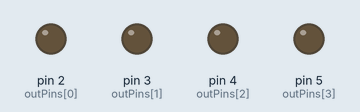
Simulated run of this sketch. Board: Arduino Uno, built with avr-gcc and run on an emulated ATmega328P. On the bench: output pins drawn as LEDs (lit = HIGH).

Above: at 1.0 s.
At 2.5 s:
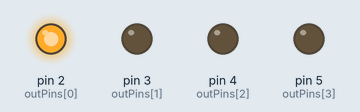
At 5.5 s:
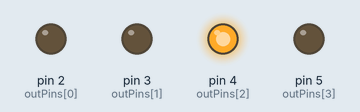
At 10.5 s:
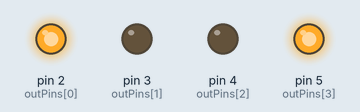
At 14.5 s:
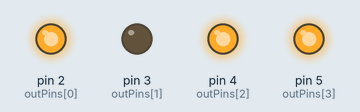
At 19.5 s:
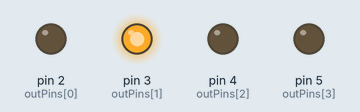
Timing chart, 0 to 20.8 s (numbered marks = the images above):
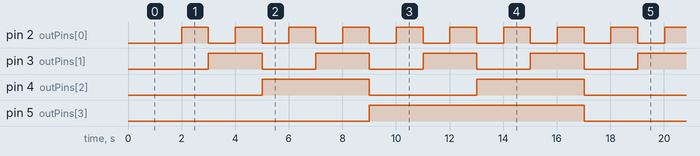

Measured:
- by itself, pin 2 (outPins[0]): alternates HIGH for 1.0 s and LOW for 1.0 s
- by itself, pin 3 (outPins[1]): alternates HIGH for 2.0 s and LOW for 2.0 s
- by itself, pin 4 (outPins[2]): alternates HIGH for 4.0 s and LOW for 4.0 s
- by itself, pin 5 (outPins[3]): alternates HIGH for 8.0 s and LOW for 8.0 s

The sketch:

counter.pde
```cpp
// constants won't change. Used here to
// set pin numbers:

#define COUNTER_WIDTH 4
const int outPins[COUNTER_WIDTH] = {2, 3, 4, 5};

int outVals[COUNTER_WIDTH] = {LOW, LOW, LOW, LOW};
long counter = 0;


int clockState = LOW;
int clockPin = 13;


long previousMillis = 0;
long t = 0;
long interval = 1000;

int i;

void setPinsFromCounter(long c) {
  for (i = 0; i < COUNTER_WIDTH; i++) {
    outVals[i] = (c & (1 << i)) ? HIGH : LOW;
  }
}

void writePins() {
 for (i = 0; i < COUNTER_WIDTH; i++) {
    digitalWrite(outPins[i], outVals[i]);
  }
}

void setup() {
  for (i = 0; i < COUNTER_WIDTH; i++) {
    pinMode(outPins[i], OUTPUT);
  }
  setPinsFromCounter(counter);
  writePins();
}

void loop() {
  t = millis();

  if (t - previousMillis > interval) {
    // save the last time you blinked the LED
    previousMillis = t;

    // we indicate timing with the clock LED
    clockState = ~clockState;
    digitalWrite(clockPin, clockState);

    setPinsFromCounter(counter++);
    writePins();

  }
}
```
